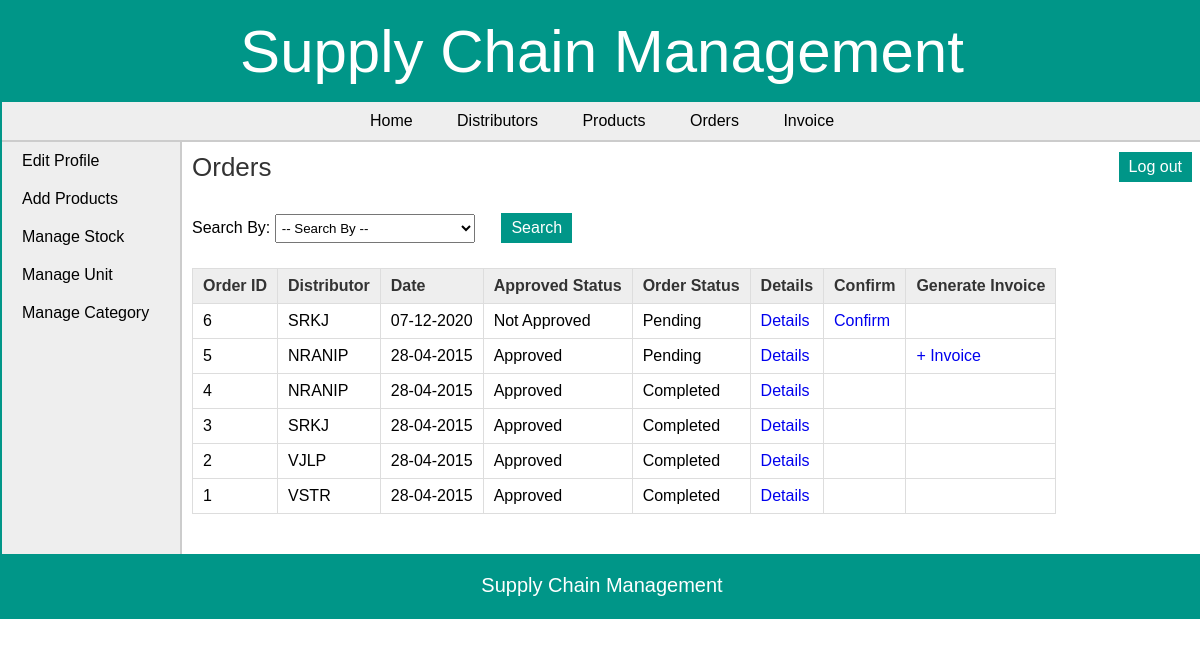
/manufacturer/view_orders.php (signed in), run on the app's committed database.
### tables this page shows
CREATE TABLE `orders` (
  `order_id` int(11) NOT NULL,
  `date` date NOT NULL,
  `retailer_id` int(11) NOT NULL,
  `approved` tinyint(1) NOT NULL,
  `status` tinyint(1) NOT NULL,
  `total_amount` decimal(10,3) NOT NULL
);

CREATE TABLE `area` (
  `area_id` int(11) NOT NULL,
  `area_name` varchar(50) NOT NULL,
  `area_code` varchar(10) NOT NULL
);

### manufacturer/view_orders.php (the view, shortened to what this page needs)
<?php
	require("../includes/config.php");
		if(isset($_SESSION['manufacturer_login'])) {
			$error = "";
			if($_SERVER['REQUEST_METHOD'] == "POST") {
				if(isset($_POST['cmbFilter'])) {
					if(!empty($_POST['txtId'])) {
						$result = validate_number($_POST['txtId']);
						if($result == 1) {
							$order_id = $_POST['txtId'];
							$query_selectOrder = "SELECT * FROM orders,retailer,area WHERE orders.retailer_id=retailer.retailer_id AND retailer.area_id=area.area_id AND order_id='$order_id'";
							$result_selectOrder = mysqli_query($con,$query_selectOrder);
							$row_selectOrder = mysqli_fetch_array($result_selectOrder);
							if(empty($row_selectOrder)){
							   $error = "* No order was found with this ID";
							}
							else {
								mysqli_data_seek($result_selectOrder,0);
							}
						}
						else {
							$error = "* Invalid ID";
						}
					}
					else if(!empty($_POST['cmbRetailer'])) {
						$retailer_id = $_POST['cmbRetailer'];
						$query_selectOrder = "SELECT * FROM orders,retailer,area WHERE orders.retailer_id=retailer.retailer_id AND retailer.area_id=area.area_id AND orders.retailer_id='$retailer_id' ORDER BY approved,status,order_id DESC";
						$result_selectOrder = mysqli_query($con,$query_selectOrder);
						$row_selectOrder = mysqli_fetch_array($result_selectOrder);
						if(empty($row_selectOrder)){
						   $error = "* No order was found of the selected Retailer";
						}
						else {
							mysqli_data_seek($result_selectOrder,0);
						}
					}
					else if(!empty($_POST['txtDate'])) {
						$date = $_POST['txtDate'];
						$query_selectOrder = "SELECT * FROM orders,retailer,area WHERE orders.retailer_id=retailer.retailer_id AND retailer.area_id=area.area_id AND date='$date'";
						$result_selectOrder = mysqli_query($con,$query_selectOrder);
						$row_selectOrder = mysqli_fetch_array($result_selectOrder);
						if(empty($row_selectOrder)){
						   $error = "* No order was found with the selected Date";
						}
						else {
							mysqli_data_seek($result_selectOrder,0);
						}
					}
					else if(!empty($_POST['cmbStatus'])) {
						if($_POST['cmbStatus'] == "zero") {
							$status = 0;
						}
						else {
							$status = $_POST['cmbStatus'];
						}
						$query_selectOrder = "SELECT * FROM orders,retailer,area WHERE orders.retailer_id=retailer.retailer_id AND retailer.area_id=area.area_id AND status='$status' ORDER BY approved,order_id DESC";
						$result_selectOrder = mysqli_query($con,$query_selectOrder);
						$row_selectOrder = mysqli_fetch_array($result_selectOrder);
						if(empty($row_selectOrder)){
						   $error = "* No order was found";
						}
						else {
							mysqli_data_seek($result_selectOrder,0);
						}
					}
					else if(!empty($_POST['cmbApproved'])) {
						if($_POST['cmbStatus'] == "zero") {
							$approved = 0;
						}
						else {
							$approved = $_POST['cmbApproved'];
						}
						$query_selectOrder = "SELECT * FROM orders,retailer,area WHERE orders.retailer_id=retailer.retailer_id AND retailer.area_id=area.area_id AND approved='$approved' ORDER BY order_id DESC";
						$result_selectOrder = mysqli_query($con,$query_selectOrder);
						$row_selectOrder = mysqli_fetch_array($result_selectOrder);
						if(empty($row_selectOrder)){
						   $error = "* No order was found";
						}
						else {
							mysqli_data_seek($result_selectOrder,0);
						}
					}
					else {
						$error = "* Please enter the data to search for.";
					}
				}
				else {
					$error = "Please choose an option to search for.";
				}
			}
			else {
				$query_selectOrder = "SELECT * FROM orders,retailer,area WHERE orders.retailer_id=retailer.retailer_id AND retailer.area_id=area.area_id ORDER BY approved,status,order_id DESC;";
				$result_selectOrder = mysqli_query($con,$query_selectOrder);
			}
		}
		else {
			header('Location:../index.php');
		}
?>
<!DOCTYPE html>
<html>
<head>
	<link rel="stylesheet" href="../includes/main_style.css" >
	<link rel="stylesheet" href="css/smoothness/jquery-ui.css">
</head>
<body>
	<?php
		include("../includes/header.inc.php");
		include("../includes/nav_manufacturer.inc.php");
		include("../includes/aside_manufacturer.inc.php");
	?>
	<section>
		<h1>Orders</h1>
		<form action="" method="POST" class="form">
			Search By:
			<div class="input-box">
			<select name="cmbFilter" id="cmbFilter">
			<option value="" disabled selected>-- Search By --</option>
			</select>
			</div>
			<input type="submit" class="submit_button" value="Search" /> <span class="error_message"> <?php echo $error; ?> </span>
		</form>
		<form action="" method="POST" class="form">
		<table class="table_displayData" style="margin-top:20px;">
			<tr>
				<th> Order ID </th>
				<th> Distributor </th>
				<th> Date </th>
				<th> Approved Status </th>
				<th> Order Status </th>
				<th> Details </th>
				<th> Confirm </th>
				<th> Generate Invoice </th>
			</tr>
			<?php $i=1; while($row_selectOrder = mysqli_fetch_array($result_selectOrder)) { ?>
			<tr>
				<td> <?php echo $row_selectOrder['order_id']; ?> </td>
				<td> <?php echo $row_selectOrder['area_code']; ?> </td>
				<td> <?php echo date("d-m-Y",strtotime($row_selectOrder['date'])); ?> </td>
				<td>
					<?php
						if($row_selectOrder['approved'] == 0) {
							echo "Not Approved";
						}
						else {
							echo "Approved";
						}
					?>
				</td>
				<td>
					<?php
						if($row_selectOrder['status'] == 0) {
							echo "Pending";
						}
						else {
							echo "Completed";
						}
					?>
				</td>
				<td> <a href="view_order_items.php?id=<?php echo $row_selectOrder['order_id']; ?>">Details</a> </td>
				<td>
					<?php
						if($row_selectOrder['approved'] == 0) {
							echo "<a href=\"confirm_order.php?id=".$row_selectOrder['order_id']."\">Confirm</a>";
						}
						else {
						}
					?>
				</td>
				<td>
					<?php
						if($row_selectOrder['approved'] == 1 && $row_selectOrder['status'] == 0) {
						?>
							<a href="generate_invoice.php?id=<?php echo $row_selectOrder['order_id']; ?>">+ Invoice</a>
						<?php
						}
						?>
				</td>
			</tr>
			<?php $i++; } ?>
		</table>
		</form>
	</section>
	<?php
		include("../includes/footer.inc.php");
	?>
</body>
</html>

### includes/main_style.css (style rules this page uses)
* { font-family: arial,sans-serif; margin:0px; padding:0px; }
body { width:1200px; margin:auto; border:2px solid #009688; }
a { text-decoration:none; }
.input-box { display:inline-block; margin:5px 0px; }
.input-box select { padding:5px 2px; width:200px; margin:auto; }
.submit_button { font-size:16px; margin-top:20px; margin-right:20px; padding:6px 10px; background-color:#009688; border:none; color:white; }
section { width:1000px; padding:10px; padding-bottom:40px; }
section h1 { margin-bottom:10px; font-weight:normal; color:#333; font-size: 26px; }
table { border-collapse: collapse; }
.table_displayData td, .table_displayData th { border:1px solid #ddd; padding: 8px 10px; text-align: left; }
.table_displayData th { background-color:#eee; color:#333; }

### data on the page
orders: order_id "6", area.area_code "SRKJ", date "07-12-2020", approved "Not Approved", status "Pending"
orders: order_id "5", area.area_code "NRANIP", date "28-04-2015", approved "Approved", status "Pending"
orders: order_id "4", area.area_code "NRANIP", date "28-04-2015", approved "Approved", status "Completed"
orders: order_id "3", area.area_code "SRKJ", date "28-04-2015", approved "Approved", status "Completed"
orders: order_id "2", area.area_code "VJLP", date "28-04-2015", approved "Approved", status "Completed"
orders: order_id "1", area.area_code "VSTR", date "28-04-2015", approved "Approved", status "Completed"
